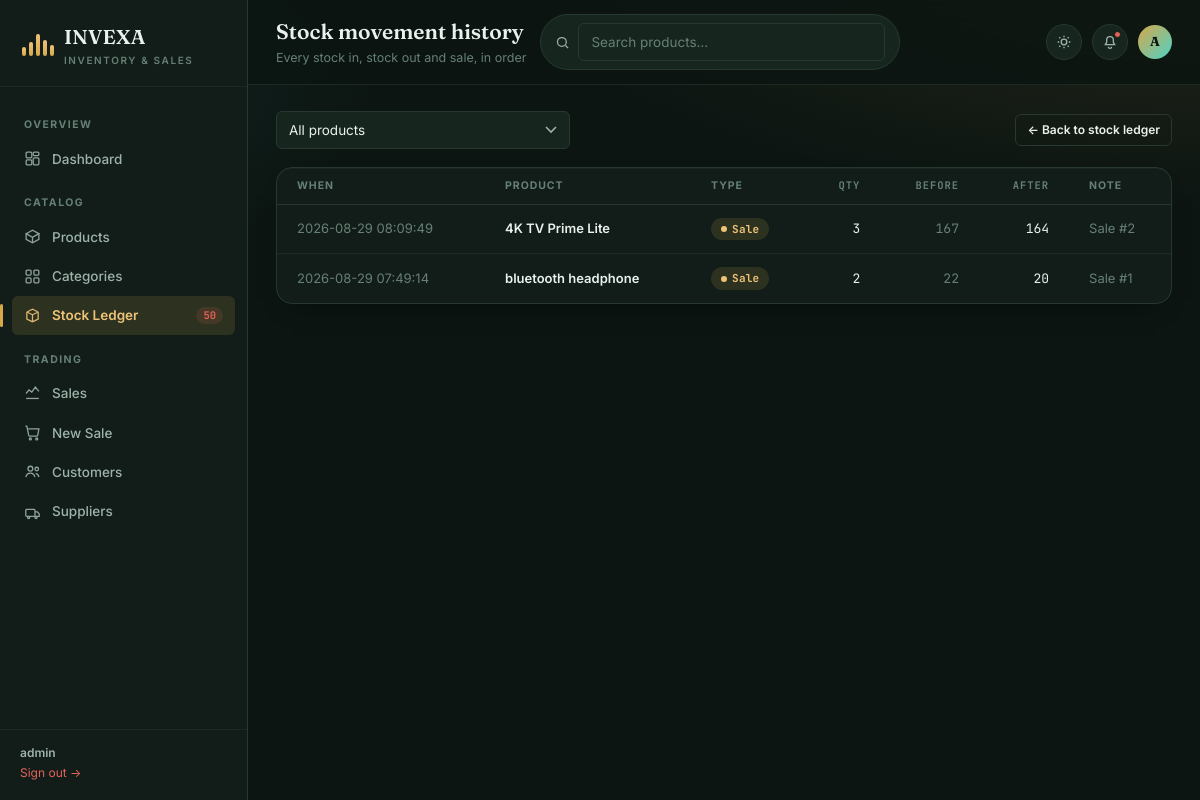
Screenshot of /stock/history (signed in) with the database file from the repository.
### tables this page shows
CREATE TABLE stock_movements (id INTEGER PRIMARY KEY, product_id INTEGER, movement_type TEXT, quantity INTEGER, previous_stock INTEGER, new_stock INTEGER, note TEXT, created_at TIMESTAMP DEFAULT CURRENT_TIMESTAMP);

CREATE TABLE products (id INTEGER PRIMARY KEY, name TEXT, category_id INTEGER, purchase_price REAL, selling_price REAL, quantity INTEGER DEFAULT 0, minimum_stock INTEGER DEFAULT 5, supplier TEXT);

### app.py (the view)
@app.route("/stock/history")
@login_required
def stock_history():
    db = get_db()
    product_id = request.args.get("product", "")
    sql = """
        SELECT stock_movements.*, products.name AS product_name
        FROM stock_movements
        JOIN products ON products.id = stock_movements.product_id
        WHERE 1=1
    """
    params = []
    if product_id:
        sql += " AND stock_movements.product_id = ?"
        params.append(product_id)
    sql += " ORDER BY stock_movements.id DESC LIMIT 300"
    movements = db.execute(sql, params).fetchall()
    all_products = db.execute("SELECT id, name FROM products ORDER BY name").fetchall()
    return render_template("stock_history.html", movements=movements, products=all_products, selected_product=product_id)

### app.py (called while the page is built)
def get_db():
    if "db" not in g:
        g.db = sqlite3.connect(DB_PATH)
        g.db.row_factory = sqlite3.Row
        g.db.execute("PRAGMA foreign_keys = ON")
    return g.db

def login_required(view):
    @wraps(view)
    def wrapped(*args, **kwargs):
        if not session.get("logged_in"):
            return redirect(url_for("login"))
        return view(*args, **kwargs)
    return wrapped

@app.context_processor
def inject_globals():
    low_stock_count = 0
    if session.get("logged_in"):
        db = get_db()
        low_stock_count = db.execute(
            "SELECT COUNT(*) FROM products WHERE quantity <= minimum_stock"
        ).fetchone()[0]
    return {
        "app_name": APP_NAME,
        "current_user": session.get("username"),
        "low_stock_count": low_stock_count,
    }

### templates/stock_history.html (shortened to what this page needs)
{% extends "base.html" %}
{% set active_page = 'stock' %}
{% block page_title %}Stock movement history{% endblock %}
{% block page_sub %}<p>Every stock in, stock out and sale, in order</p>{% endblock %}
{% block content %}
<form class="filters-row" method="get">
  <select name="product" onchange="this.form.submit()">
    <option value="">All products</option>
  </select>
  <a class="btn btn-outline btn-sm" style="margin-left:auto;" href="{{ url_for('stock') }}">← Back to stock ledger</a>
</form>
<div class="card">
  {% if movements|length > 0 %}
  <div class="table-wrap">
    <table class="ledger">
      <thead><tr><th>When</th><th>Product</th><th>Type</th><th class="num">Qty</th><th class="num">Before</th><th class="num">After</th><th>Note</th></tr></thead>
      <tbody>
        {% for m in movements %}
        <tr>
          <td class="muted">{{ m.created_at }}</td>
          <td class="row-title">{{ m.product_name }}</td>
          <td>
            {% if m.movement_type == 'IN' %}<span class="badge badge-teal dot-before">In</span>
            {% elif m.movement_type == 'OUT' %}<span class="badge badge-neutral dot-before">Out</span>
            {% else %}<span class="badge badge-warn dot-before">Sale</span>{% endif %}
          </td>
          <td class="num">{{ m.quantity }}</td>
          <td class="num muted">{{ m.previous_stock }}</td>
          <td class="num">{{ m.new_stock }}</td>
          <td class="muted">{{ m.note or '—' }}</td>
        </tr>
        {% endfor %}
      </tbody>
    </table>
  </div>
  {% else %}
  <div class="empty-state">
    <div class="mark"><span></span><span></span><span></span><span></span><span></span></div>
    <h4>No movements recorded</h4>
    <p>Stock in / out actions and sales will appear here.</p>
  </div>
  {% endif %}
</div>
{% endblock %}

### static/css/style.css (style rules this page uses)
:root { --bg: #0c1512; --surface: #121d19; --surface-2: #17251f; --surface-3: #1e332a; --border: #27392f; --border-soft: #1c2a23; --text: #eaf1ec; --text-dim: #9db3a9; --text-faint: #668075; --gold: #d6a84b; --gold-strong: #eec378; --gold-soft: rgba(214, 168, 75, 0.14); --teal: #4fd1c5; --teal-soft: rgba(79, 209, 197, 0.14); --red: #e2635a; --red-soft: rgba(226, 99, 90, 0.14); --green: #7bc67e; --green-soft: rgba(123, 198, 126, 0.14); --font-display: 'Fraunces', Georgia, serif; --font-body: 'Inter', -apple-system, BlinkMacSystemFont, sans-serif; --font-mono: 'JetBrains Mono', ui-monospace, monospace; --radius-s: 6px; --radius-m: 10px; --radius-l: 16px; --shadow-card: 0 1px 0 rgba(255, 255, 255, 0.03) inset, 0 12px 24px -16px rgba(0, 0, 0, 0.6); --sidebar-w: 248px; }
* { box-sizing: border-box; }
html { color-scheme: dark; }
body { margin: 0; background: var(--bg); background-image: radial-gradient(1200px 480px at 100% -10%, var(--gold-soft), transparent 60%), radial-gradient(900px 400px at -10% 10%, var(--teal-soft), transparent 55%); background-attachment: fixed; color: var(--text); font-family: var(--font-body); font-size: 14.5px; line-height: 1.5; -webkit-font-smoothing: antialiased; }
a { color: inherit; text-decoration: none; }
.num { font-family: var(--font-mono); font-variant-numeric: tabular-nums; }
.page-heading p { margin: 1px 0 0; font-size: 12.5px; color: var(--text-faint); }
.card { background: var(--surface); border: 1px solid var(--border); border-radius: var(--radius-l); box-shadow: var(--shadow-card); }
.btn { display: inline-flex; align-items: center; justify-content: center; gap: 7px; padding: 9px 16px; border-radius: var(--radius-s); border: 1px solid transparent; font-weight: 600; font-size: 13px; cursor: pointer; transition: transform 0.08s ease, filter 0.15s ease, background 0.15s ease; white-space: nowrap; }
.btn-outline { background: transparent; border-color: var(--border); color: var(--text); }
.btn-sm { padding: 6px 11px; font-size: 12px; }
input[type="text"], input[type="password"], input[type="number"], input[type="email"], input[type="search"], input[type="tel"], input[type="date"], select, textarea { background: var(--surface-2); border: 1px solid var(--border); color: var(--text); border-radius: var(--radius-s); padding: 10px 12px; font-size: 13.5px; font-family: var(--font-body); width: 100%; transition: border-color 0.15s ease, background 0.15s ease; }
select { appearance: none; background-repeat: no-repeat; background-position: right 12px center; padding-right: 30px; }
.table-wrap { overflow-x: auto; }
table.ledger { width: 100%; border-collapse: collapse; font-size: 13px; }
table.ledger thead th { text-align: left; font-size: 10.5px; text-transform: uppercase; letter-spacing: 0.09em; color: var(--text-faint); font-weight: 700; padding: 10px 20px; border-bottom: 1px solid var(--border); white-space: nowrap; }
table.ledger tbody td { padding: 13px 20px; border-bottom: 1px solid var(--border-soft); color: var(--text); vertical-align: middle; }
table.ledger tbody tr:last-child td { border-bottom: none; }
table.ledger td.num, table.ledger th.num { font-family: var(--font-mono); text-align: right; }
table.ledger .muted { color: var(--text-faint); }
.row-title { font-weight: 600; color: var(--text); }
.badge { display: inline-flex; align-items: center; gap: 5px; padding: 3px 10px; border-radius: 999px; font-size: 11px; font-weight: 700; letter-spacing: 0.02em; font-family: var(--font-mono); }
.badge-warn { background: var(--gold-soft); color: var(--gold-strong); }
.dot-before::before { content: ""; width: 6px; height: 6px; border-radius: 50%; background: currentColor; display: inline-block; }
.filters-row { display: flex; gap: 10px; flex-wrap: wrap; align-items: center; margin-bottom: 18px; }
.filters-row select, .filters-row input { width: auto; min-width: 150px; }

### rows the page displays
stock_movements: created_at "2026-08-29 08:09:49", product_name "4K TV Prime Lite", movement_type "Sale", quantity "3", previous_stock "167", new_stock "164", note "Sale #2"
stock_movements: created_at "2026-08-29 07:49:14", product_name "bluetooth headphone", movement_type "Sale", quantity "2", previous_stock "22", new_stock "20", note "Sale #1"

### other values shown
{{ app_name }} "INVEXA"
{{ low_stock_count }} "50"
{{ current_user or 'Guest' }} "admin"
{{ (current_user or '?')[0]|upper }} "A"
